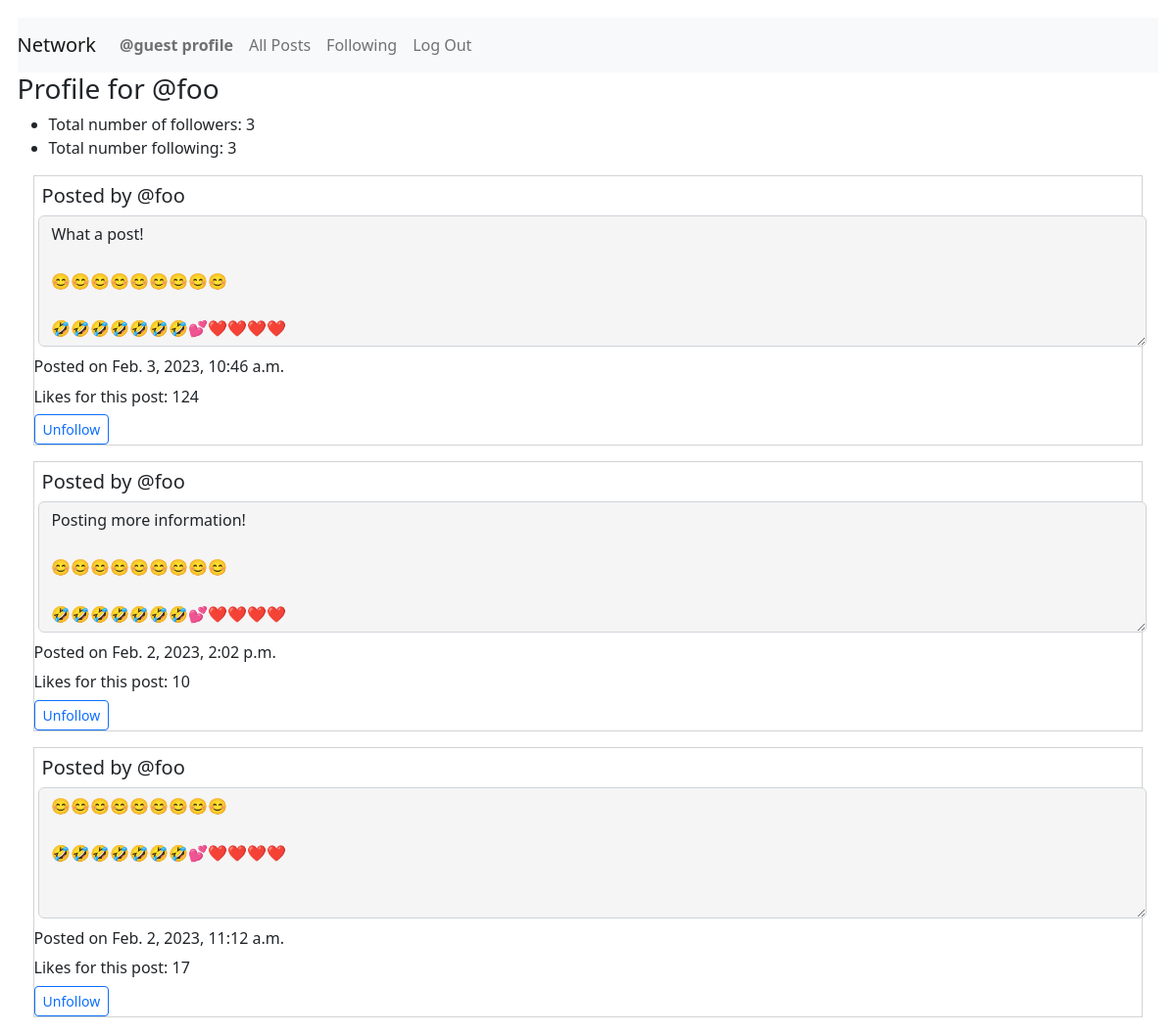
Screenshot of /profile/@foo (signed in) with the database file from the repository.
### network/models.py (models this page shows, shortened)
class User(AbstractUser):
    pass
    def __str__(self) -> str:
        return f"User Name: {self.username} - User ID: {self.id}"

class Posts(models.Model):
    creator = models.ForeignKey(
        User, on_delete=models.PROTECT, related_name="get_creator", blank=False)
    content = models.TextField(max_length=600)
    createdDate = models.DateTimeField(auto_now_add=True)
    likedUser = models.ManyToManyField(
        User, related_name="get_liked_users", blank=True)
    numberLikes = models.PositiveIntegerField(blank=True, default=0)

### network/views.py (the view)
# urls.py: path("profile/<str:username>", views.getProfile, name="getProfile"),
@login_required
def getProfile(request, username):
    print("In getProfile")
    user_id = request.user.id
    user_name = request.user.username
    print(username)
    user = User.objects.get(username=username)
    print(user.id)
    profileUser = user.id
    try:
        isFollowing = getFollowingFlag(request, username)
    except:
        print("This user is following no one!")
        isFollowing = False
    try:
        posts = Posts.objects.filter(creator=profileUser)
        postsUser = posts.order_by('-createdDate')
        noListings = False
    except Posts.DoesNotExist:
        print("blah")
        noListings = True
    try:
        follow = Follow.objects.get(followUser=profileUser)
        followObject = True
    except:
        Follow.DoesNotExist
        followObject = False
    if followObject != False:
        countFollowers = follow.followers.all().count()
    else:
        countFollowers = 0
    if followObject == True:
        followers = follow.followers.all()
    if followObject == True:
        countFollowing = follow.following.all().count()
    else:
        countFollowing = 0
    if followObject == True:
        following = follow.following.all()
    if followObject == False:
        return render(request, "network/profile.html", {"noListings": noListings, "postings": postsUser, "countFollowers": countFollowers, "countFollowing": countFollowing, "isFollowing": isFollowing})
    else:
        return render(request, "network/profile.html", {"noListings": noListings, "postings": postsUser, "countFollowers": countFollowers, "countFollowing": countFollowing, "username": username, "isFollowing": isFollowing})

### network/templates/network/profile.html (shortened to what this page needs)
{% extends "network/layout.html" %}
{% load static %}
{% block body %}
<div id="post-view">
    <h3>Profile for {{username}}</h3>
    <ul>
        <li>Total number of followers: {{countFollowers}}</li>
        <li>Total number following: {{countFollowing}}</li>
    </ul>
    <div>
        {% for post in postings %}
        <div class="post{{forloop.counter0}}">
            <h5 class="creator">Posted by {{post.creator.username}}</a></h5><textarea
                class="form-control content{{forloop.counter0}}" id="readonlyContent{{forloop.counter0}}" rows="5"
                readonly="true">{{post.content}}</textarea>
            <p class="timestamp{{forloop.counter0}}">Posted on {{post.createdDate}}</p>
            <p class="numberLikes{{forloop.counter0}}">Likes for this post: {{post.numberLikes}}</p>
            {% if isFollowing %}
            <a class="btn btn-sm btn-outline-primary" href="{% url 'follow' post.creator.username %}">Unfollow</a>
            {% elif isFollowing == None %}
            {% else %}
            <a class="btn btn-sm btn-outline-primary" href="{% url 'follow' post.creator.username %}">Follow</a>
            {% endif %}
        </div>
        {% empty %}
        <h5>This user does not have any posts.</h5>
        {% endfor %}
        {% endblock %}

### network/templates/network/layout.html (shortened to what this page needs)
{% load static %}
<!DOCTYPE html>
<html lang="en">
<head>
    <link href="https://cdn.jsdelivr.net/npm/bootstrap@5.2.3/dist/css/bootstrap.min.css" rel="stylesheet">
    <link rel="stylesheet" href="https://cdnjs.cloudflare.com/ajax/libs/font-awesome/4.7.0/css/font-awesome.min.css">
    <link href="{% static 'network/styles.css' %}" rel="stylesheet">
</head>
<body>
    <nav class="navbar navbar-expand-lg navbar-light bg-light">
        <a class="navbar-brand" href="{% url 'index' %}">Network</a>
        <div>
            <ul class="navbar-nav mr-auto">
                {% if user.is_authenticated %}
                <li class="nav-item">
                    <a class="nav-link" id="djangoProfile" href="{% url 'getProfile' user.username %}"><strong>{{ user.username }} profile</strong></a>
                </li>
                <li class="nav-item">
                    <a class="nav-link" id="djangoAllPosts" href="{% url 'djangoAllPosts' %}">All Posts</a>
                </li>
                {% endif %}
                {% if user.is_authenticated %}
                <li class="nav-item">
                    <a class="nav-link" id="djangoFollowing" href="{% url 'getFollowing' %}">Following</a>
                </li>
                <li class="nav-item">
                    <a class="nav-link" href="{% url 'logout' %}">Log Out</a>
                </li>
                {% endif %}
            </ul>
        </div>
    </nav>
    <div class="body">
        {% block body %}
        {% endblock %}
    </div>
</body>
</html>

### network/static/network/styles.css (style rules this page uses)
body { margin: 1.1em; }
a { text-decoration: none; }
.form-control { margin: 0.3em; }
p { margin-bottom: 0.4rem; }
.creator { margin: 0.4em; }
[class*="post"] { margin: 1.0em; border-style: solid; border-width: thin; border-color: lightgray; }
[id*="readonlyContent"] { margin-bottom: 0.5em; background-color: whitesmoke }

### rows the page displays
User: username "@guest"
User: username "@foo"
Posts: creator.username "@foo", content "What a post! 😊😊😊😊😊😊😊😊😊 🤣🤣🤣🤣🤣🤣🤣💕❤️❤️❤️❤️", createdDate "Feb. 3, 2023, 10:46 a.m.", numberLikes "124"
Posts: creator.username "@foo", content "Posting more information! 😊😊😊😊😊😊😊😊😊 🤣🤣🤣🤣🤣🤣🤣💕❤️❤️❤️❤️", createdDate "Feb. 2, 2023, 2:02 p.m.", numberLikes "10"
Posts: creator.username "@foo", content "😊😊😊😊😊😊😊😊😊 🤣🤣🤣🤣🤣🤣🤣💕❤️❤️❤️❤️", createdDate "Feb. 2, 2023, 11:12 a.m.", numberLikes "17"

### other values shown
{{ countFollowers }} "3"
{{ countFollowing }} "3"
